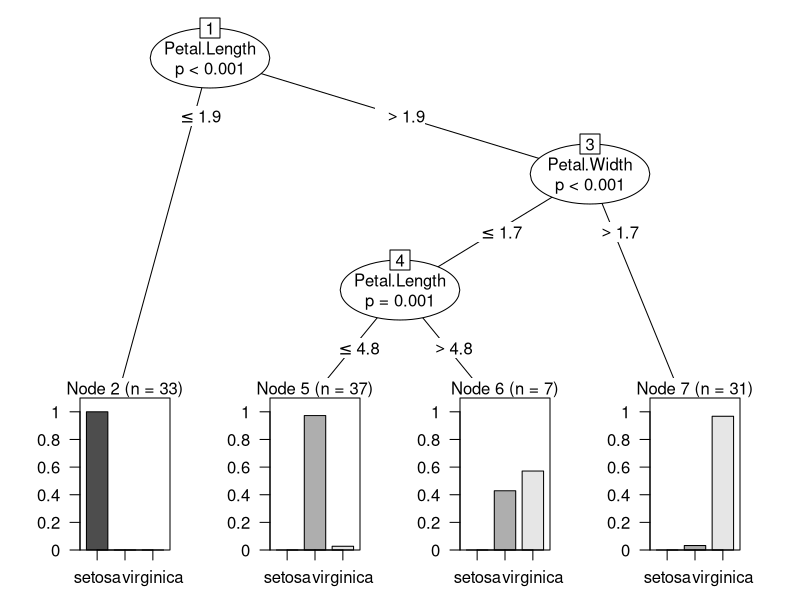
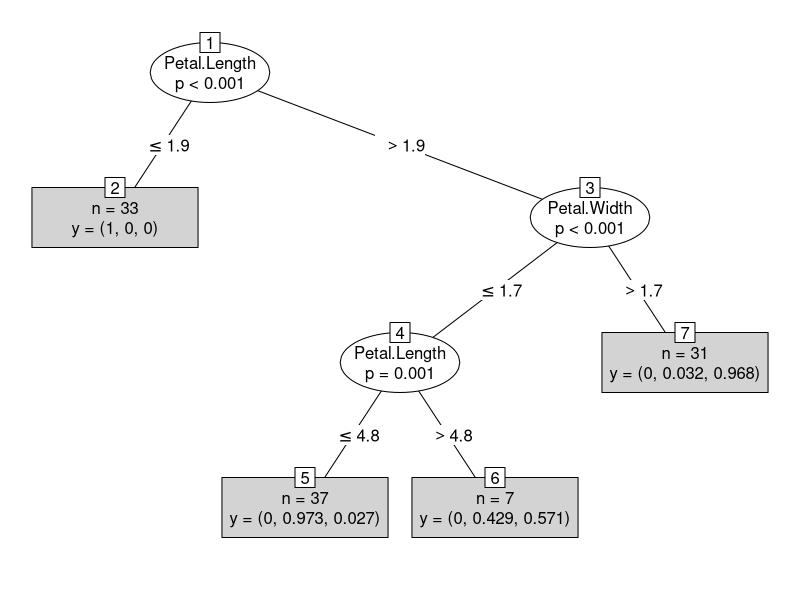
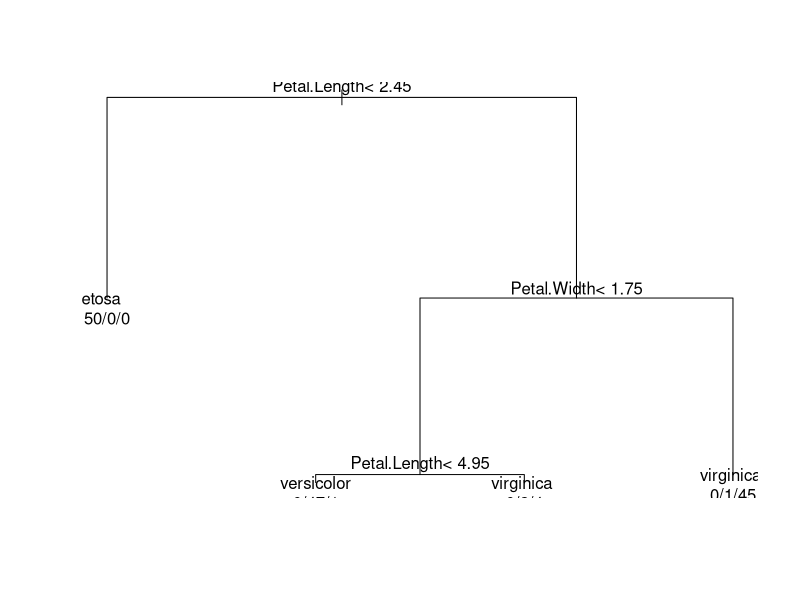
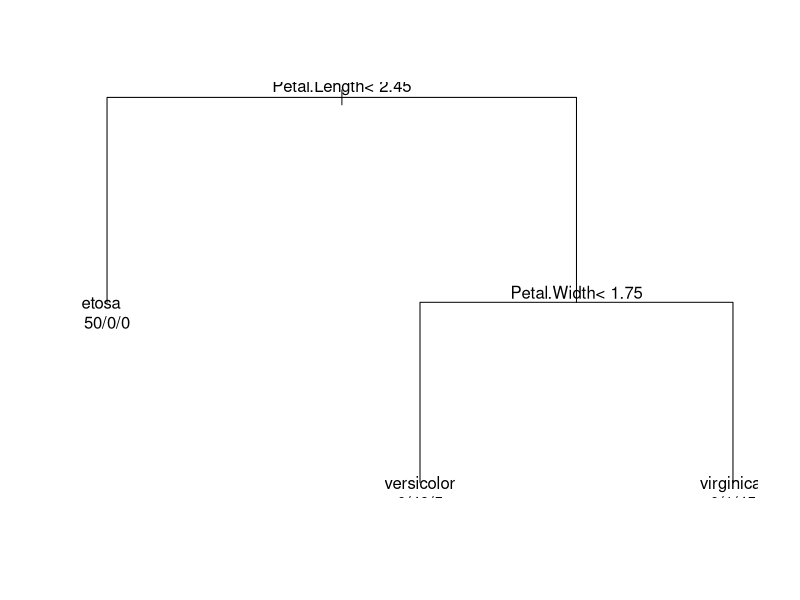
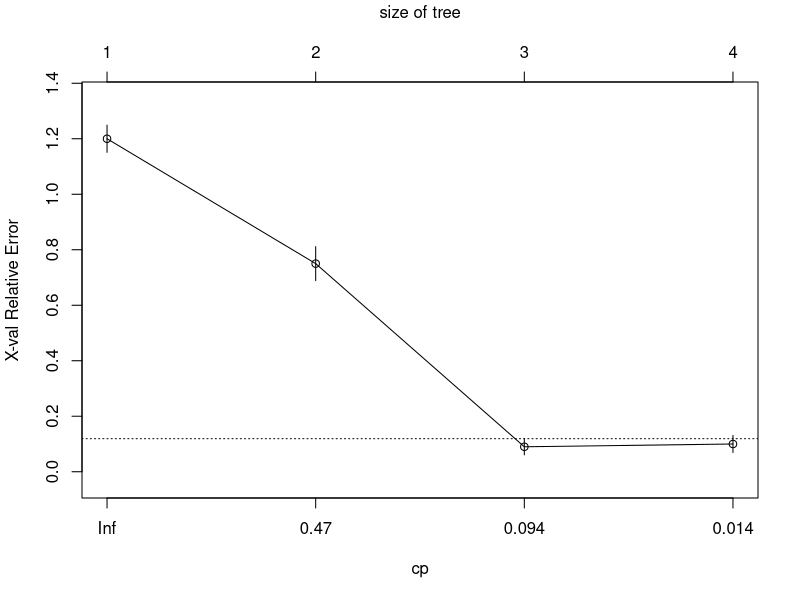
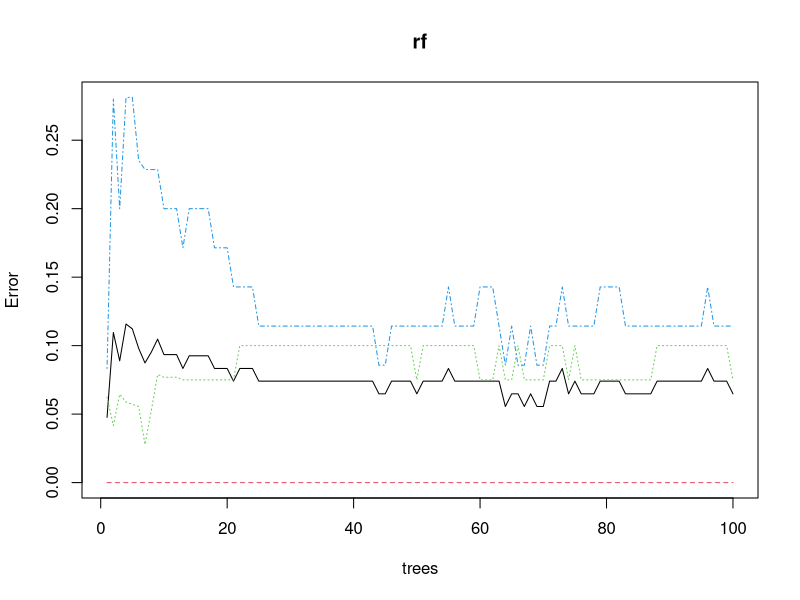
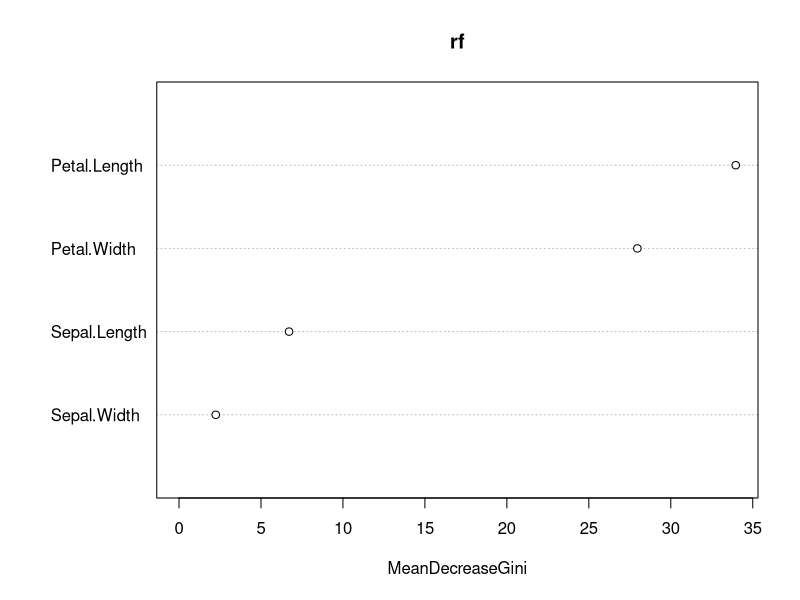

R code for these plots, in order:
# decision tree
set.seed(2020)

# 1. party
# install.packages("party")
library(party)

data(iris)
summary(iris)
#  Sepal.Length    Sepal.Width     Petal.Length    Petal.Width          Species  
# Min.   :4.300   Min.   :2.000   Min.   :1.000   Min.   :0.100   setosa    :50  
# 1st Qu.:5.100   1st Qu.:2.800   1st Qu.:1.600   1st Qu.:0.300   versicolor:50  
# Median :5.800   Median :3.000   Median :4.350   Median :1.300   virginica :50  
# Mean   :5.843   Mean   :3.057   Mean   :3.758   Mean   :1.199                  
# 3rd Qu.:6.400   3rd Qu.:3.300   3rd Qu.:5.100   3rd Qu.:1.800                  
# Max.   :7.900   Max.   :4.400   Max.   :6.900   Max.   :2.500 

ind <- sample(2, nrow(iris), replace=TRUE, prob=c(0.7, 0.3))

trainData <- iris[ind==1,]
testData <- iris[ind==2,]

myFormula <- Species ~ Sepal.Length + Sepal.Width + Petal.Length + Petal.Width

iris_ctree <- ctree(myFormula, data=trainData)

table(predict(iris_ctree), trainData$Species)
#            setosa versicolor virginica
# setosa         33          0         0
# versicolor      0         36         1
# virginica       0          4        34

print(iris_ctree)
#	 Conditional inference tree with 4 terminal nodes
# 
# Response:  Species 
# Inputs:  Sepal.Length, Sepal.Width, Petal.Length, Petal.Width 
# Number of observations:  108 
# 
# 1) Petal.Length <= 1.9; criterion = 1, statistic = 100.5
#   2)*  weights = 33 
# 1) Petal.Length > 1.9
#   3) Petal.Width <= 1.7; criterion = 1, statistic = 48.825
#     4) Petal.Length <= 4.8; criterion = 0.999, statistic = 12.872
#       5)*  weights = 37 
#     4) Petal.Length > 4.8
#       6)*  weights = 7 
#   3) Petal.Width > 1.7
#     7)*  weights = 31 

plot(iris_ctree)

plot(iris_ctree, type="simple")

testPred <- predict(iris_ctree, newdata=testData)

table(testPred, testData$Species)
# testPred     setosa versicolor virginica
# setosa         17          0         0
# versicolor      0          9         0
# virginica       0          1        15

# 2. rpart
library(rpart)

myFormula <- Species ~ Sepal.Length + Sepal.Width + Petal.Length + Petal.Width

bodyfat_rpart <- rpart(myFormula, data = iris, control = rpart.control(minsplit = 10))

attributes(bodyfat_rpart)
# $names
# [1] "frame"               "where"               "call"                "terms"               "cptable"             "method"             
# [7] "parms"               "control"             "functions"           "numresp"             "splits"              "variable.importance"
# [13] "y"                   "ordered"            
# 
# $xlevels
# named list()
# 
# $ylevels
# [1] "setosa"     "versicolor" "virginica" 
# 
# $class
# [1] "rpart"

print(bodyfat_rpart)
# n= 150 
# 
# node), split, n, loss, yval, (yprob)
# * denotes terminal node
# 
# 1) root 150 100 setosa (0.33333333 0.33333333 0.33333333)  
#   2) Petal.Length< 2.45 50   0 setosa (1.00000000 0.00000000 0.00000000) *
#   3) Petal.Length>=2.45 100  50 versicolor (0.00000000 0.50000000 0.50000000)  
#     6) Petal.Width< 1.75 54   5 versicolor (0.00000000 0.90740741 0.09259259)  
#       12) Petal.Length< 4.95 48   1 versicolor (0.00000000 0.97916667 0.02083333) *
#       13) Petal.Length>=4.95 6   2 virginica (0.00000000 0.33333333 0.66666667) *
#     7) Petal.Width>=1.75 46   1 virginica (0.00000000 0.02173913 0.97826087) *

plot(bodyfat_rpart)
text(bodyfat_rpart, use.n=TRUE)

bodyfat_rpart$cptable
#    CP nsplit rel error xerror       xstd
# 1 0.50      0      1.00   1.14 0.05230679
# 2 0.44      1      0.50   0.59 0.05982753
# 3 0.02      2      0.06   0.11 0.03192700
# 4 0.01      3      0.04   0.11 0.03192700

opt <- which.min(bodyfat_rpart$cptable[, "xerror"])
cp <- bodyfat_rpart$cptable[opt, "CP"]
prune.c <- prune(bodyfat_rpart, cp=cp)
# n= 150 
# 
# node), split, n, loss, yval, (yprob)
# * denotes terminal node
# 
# 1) root 150 100 setosa (0.33333333 0.33333333 0.33333333)  
# 2) Petal.Length< 2.45 50   0 setosa (1.00000000 0.00000000 0.00000000) *
#   3) Petal.Length>=2.45 100  50 versicolor (0.00000000 0.50000000 0.50000000)  
# 6) Petal.Width< 1.75 54   5 versicolor (0.00000000 0.90740741 0.09259259) *
#   7) Petal.Width>=1.75 46   1 virginica (0.00000000 0.02173913 0.97826087) *

plot(prune.c)
text(prune.c, use.n=T)
# `$cptable`은 트리의 크기에 따른 비용-복잡도 모수를 제공하며, 교차 타당성 오차를 함께 제공함
# 이 값들은 `prune()` 또는 `rpart.control()` 함수에서 가지치기와 트리의 최대 크기를 조절하기 위한 옵션으로 사용됨

plotcp(bodyfat_rpart) # cp값 출력

# 3. Random Forest
library(randomForest)

myFormula <- Species ~ Sepal.Length + Sepal.Width + Petal.Length + Petal.Width

rf <- randomForest(Species ~ ., data=trainData, ntree=100, proximity=TRUE)

table(predict(rf), trainData$Species)
#              setosa versicolor virginica
# setosa         33          0         0
# versicolor      0         37         4
# virginica       0          3        31

print(rf)
# Call:
# randomForest(formula = Species ~ ., data = trainData, ntree = 100,      proximity = TRUE) 
# Type of random forest: classification
# Number of trees: 100
# No. of variables tried at each split: 2
# 
# OOB estimate of  error rate: 6.48%
# Confusion matrix:
#            setosa versicolor virginica class.error
# setosa         33          0         0   0.0000000
# versicolor      0         37         3   0.0750000
# virginica       0          4        31   0.1142857

plot(rf)

importance(rf) # Gini값이 클수록 중요한 변수
#              MeanDecreaseGini
# Sepal.Length         6.182244
# Sepal.Width          1.815570
# Petal.Length        32.454116
# Petal.Width         30.522034

varImpPlot(rf)

irisPred <- predict(rf, newdata=testData)
table(irisPred, testData$Species)
# irisPred     setosa versicolor virginica
# setosa         17          0         0
# versicolor      0         10         0
# virginica       0          0        15

# 4. caret
# https://thebook.io/006723/ch10/08/
library(caret)

(m <- train(Species ~., data=trainData,
            preProcess=c("pca"), method="rf", ntree=1000,
            trControl=trainControl(method="cv", number=10, repeats=3)))
# Random Forest 
# 
# 108 samples
# 4 predictor
# 3 classes: 'setosa', 'versicolor', 'virginica' 
# 
# Pre-processing: principal component signal extraction (4), centered (4), scaled (4) 
# Resampling: Cross-Validated (10 fold) 
# Summary of sample sizes: 97, 98, 97, 97, 96, 97, ... 
# Resampling results across tuning parameters:
#   
#   mtry  Accuracy   Kappa    
# 2     0.9263636  0.8888246
# 3     0.9354545  0.9025746
# 4     0.9354545  0.9025746
# 
# Accuracy was used to select the optimal model using the largest value.
# The final value used for the model was mtry = 3.

confusionMatrix(
  predict(m, newdata=testData, type="raw"),
  testData$Species)
# Confusion Matrix and Statistics
# 
# Reference
# Prediction   setosa versicolor virginica
# setosa         17          0         0
# versicolor      0          9         2
# virginica       0          1        13
# 
# Overall Statistics
# 
# Accuracy : 0.9286         
# 95% CI : (0.8052, 0.985)
# No Information Rate : 0.4048         
# P-Value [Acc > NIR] : 1.222e-12      
# 
# Kappa : 0.8909         
# 
# Mcnemar's Test P-Value : NA             
# 
# Statistics by Class:
# 
#                      Class: setosa Class: versicolor Class: virginica
# Sensitivity                 1.0000            0.9000           0.8667
# Specificity                 1.0000            0.9375           0.9630
# Pos Pred Value              1.0000            0.8182           0.9286
# Neg Pred Value              1.0000            0.9677           0.9286
# Prevalence                  0.4048            0.2381           0.3571
# Detection Rate              0.4048            0.2143           0.3095
# Detection Prevalence        0.4048            0.2619           0.3333
# Balanced Accuracy           1.0000            0.9187           0.9148
